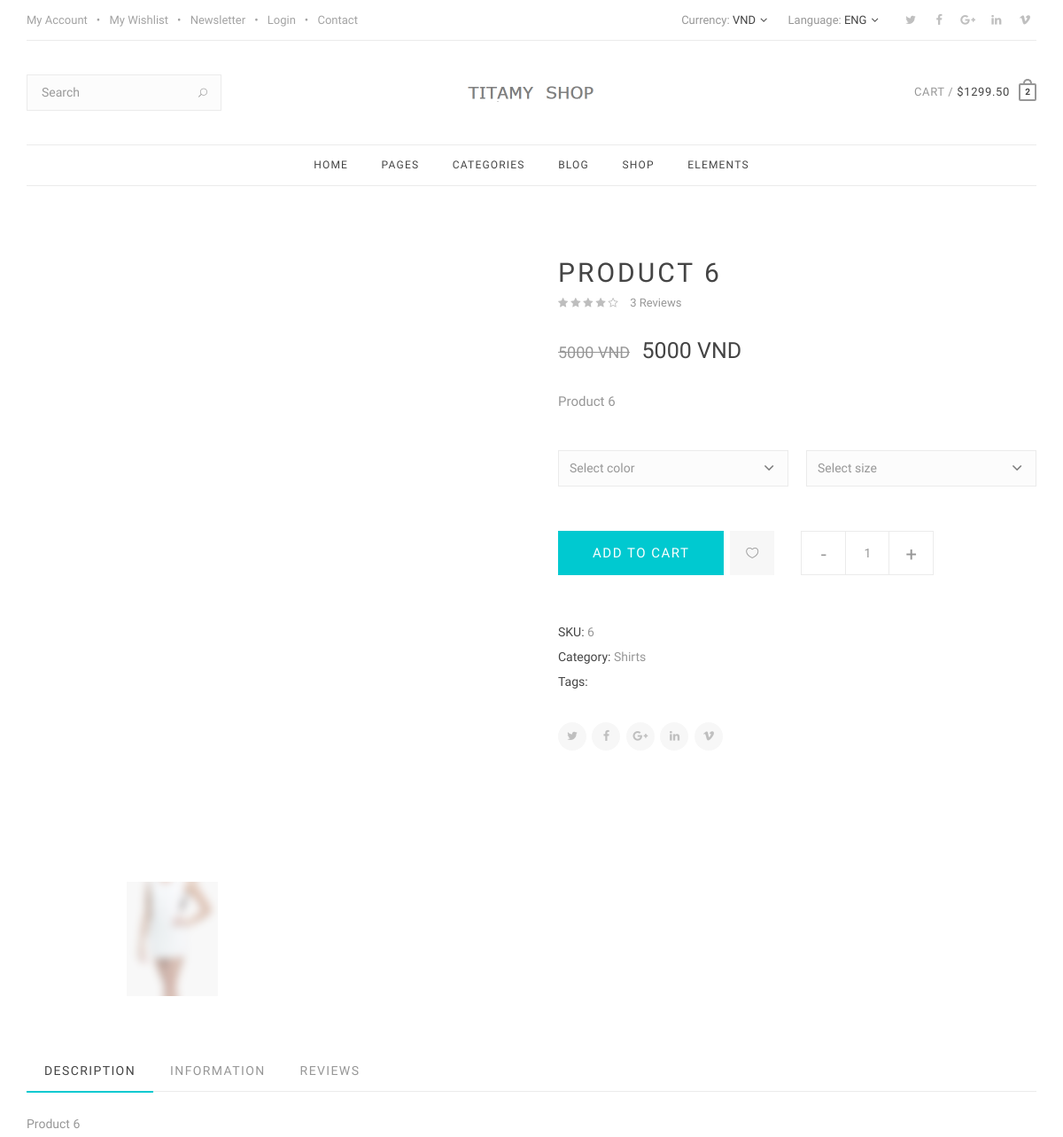
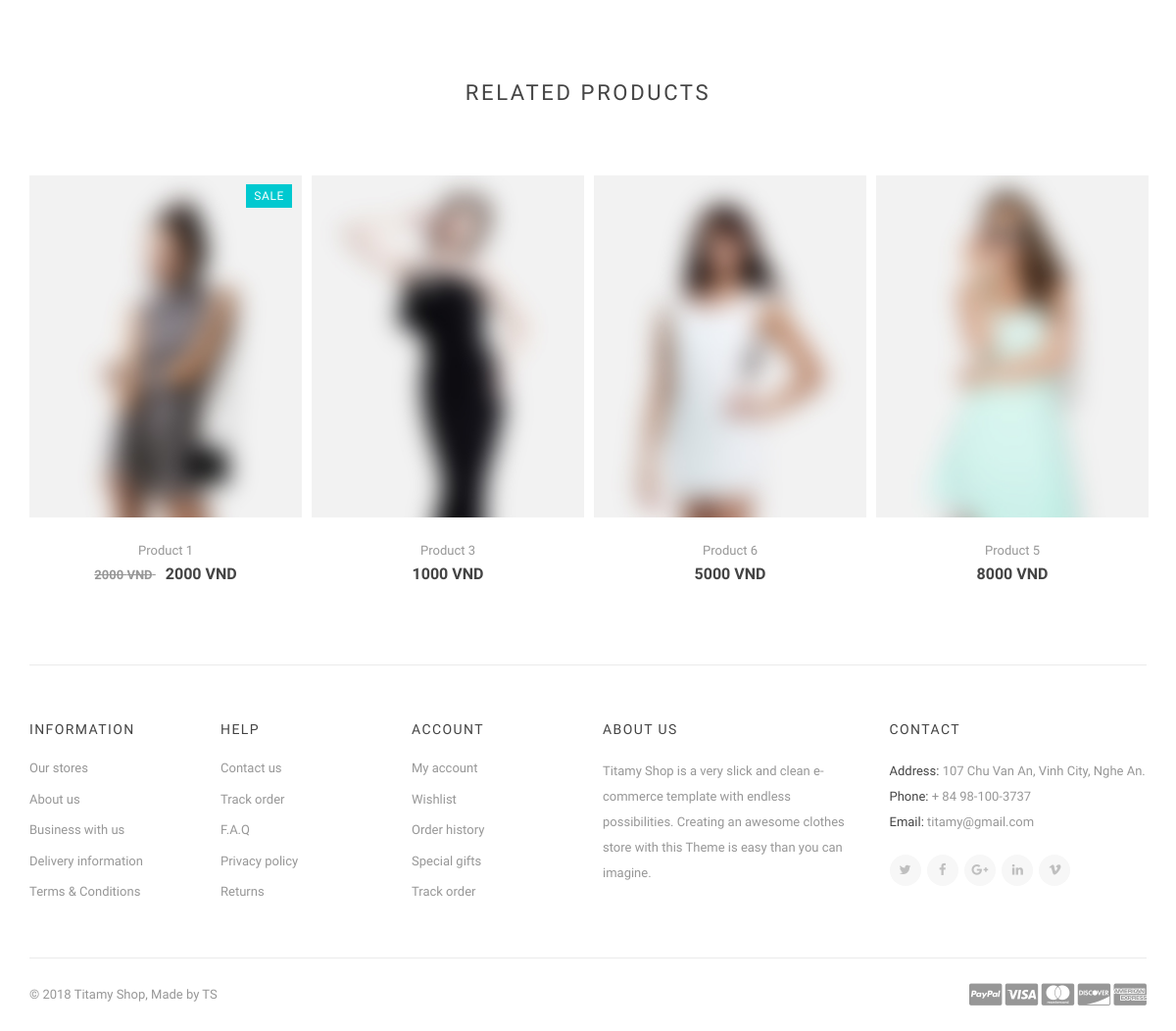
/productDetail/6/, run on the app's committed database (2 pictures, top to bottom).
### home/models.py (models this page shows, shortened)
class ProductImage(models.Model):
    product_image_id = models.AutoField(primary_key=1, auto_created=1, unique=1)
    product_id = models.ForeignKey(ProductDetail, on_delete=models.CASCADE)
    product_image = models.ImageField(null=True)

class ProductDetail(models.Model):
    product_id = models.AutoField(primary_key=1, auto_created=1, unique=1)
    cate_id = models.ForeignKey(Category, on_delete=models.CASCADE)
    product_detail_name = models.CharField(max_length=200)
    product_detail_description = models.TextField(null=True, default="-")
    product_detail_image = models.ImageField(null=True)
    product_detail_price = models.IntegerField(default=0)
    product_detail_discount = models.IntegerField(default=0, validators=[MaxValueValidator(100), MinValueValidator(0)])
    product_detail_quantity = models.IntegerField(default=0)
    product_detail_date = models.DateTimeField(auto_now_add=True)
    product_detail_saled = models.IntegerField(default=0)
    product_detail_favorited = models.IntegerField(default=0)
    product_detail_status = models.BooleanField(default=1)

class Category(models.Model):
    cate_id = models.AutoField(primary_key=1, auto_created=1)
    cate_parent_id = models.IntegerField()
    cate_name = models.CharField(max_length=50)
    cate_description = models.CharField(max_length=200)
    cate_imgage = models.ImageField(null=True)
    cate_status = models.BooleanField(default=1)
    def __str__(self):
        return self.cate_name

### home/views.py (the view)
# urls.py: path('productDetail/<int:id>/', views.productDetails, name='productDetail'),
def productDetails(request, id):
    cateParent = Category.objects.all()
    pro_detail = ProductDetail.objects.get(product_id=id)
    pro_img = ProductImage.objects.filter(product_id=id)
    product = Product.objects.filter(product_id=id)
    relatedProduct = ProductDetail.objects.filter(cate_id=pro_detail.cate_id).order_by('-product_detail_saled')[:8]
    productTag = TagMap.objects.filter(product_id=id)
    context = {
        'parents': cateParent,
        'proDetails': pro_detail,
        'products': product,
        'proImgs': pro_img,
        'relatedProducts': relatedProduct,
        'productTags': productTag,
    }
    return render(request, 'home/productDetail.html', context)

### templates/home/productDetail.html (shortened to what this page needs)
{% extends "home/base.html" %}
{% block content %}
    <section class="section-wrap single-product">
        <div class="container relative">
            <div class="row">
                <div class="col-sm-6 col-xs-12 mb-60">
                    <div class="flickity flickity-slider-wrap mfp-hover" id="gallery-main">
                        {% for productImage in proImgs %}
                            <div class="gallery-cell">
                                <a href="{{ productImage.product_image.url }}" class="lightbox-img">
                                    <i class="icon arrow_expand"></i>
                                </a>
                            </div>
                        {% endfor %}
                    </div>
                    <div class="gallery-thumbs">
                        {% for productImage in proImgs %}
                            <div class="gallery-cell">
                                <img src="{{ productImage.product_image.url }}" alt=""/>
                            </div>
                        {% endfor %}
                    </div>
                </div>
                <div class="col-sm-6 col-xs-12 product-description-wrap">
                    <h1 class="product-title">{{ proDetails.product_detail_name }}</h1>
                    <span class="rating">
              <a href="#">3 Reviews</a>
            </span>
                    <span class="price">
              <del>
                <span>{{ proDetails.product_detail_price }} VND</span>
              </del>
              <ins>
                <span class="ammount">{{ proDetails.product_detail_price }} VND</span>
              </ins>
            </span>
                    <p class="product-description">{{ proDetails.product_detail_description }}</p>
                    <div class="select-options">
                        <div class="row row-20">
                            <div class="col-sm-6">
                                <select class="color-select">
                                    <option value>Select color</option>
                                </select>
                            </div>
                            <div class="col-sm-6">
                                <select class="size-options">
                                    <option value>Select size</option>
                                </select>
                            </div>
                        </div>
                    </div>
                    <ul class="product-actions clearfix">
                        <li>
                            <a href="#" class="btn btn-color btn-lg add-to-cart left"><span>Add to Cart</span></a>
                        </li>
                        <li>
                            <div class="icon-add-to-wishlist left">
                                <a href="#"><i class="icon icon_heart_alt"></i></a>
                            </div>
                        </li>
                        <li>
                            <div class="quantity buttons_added">
                                <input type="button" value="-" class="minus"/><input type="number" step="1" min="0"
                                                                                     value="1" title="Qty"
                                                                                     class="input-text qty text"/><input
                                    type="button" value="+" class="plus"/>
                            </div>
                        </li>
                    </ul>
                    <div class="product_meta">
                        <span class="sku">SKU: <a href="#">{{ proDetails.product_id }}</a></span>
                        <span class="posted_in">Category: <a href='{% url 'catalog' proDetails.cate_id %}'>{{ proDetails.cate_id }}</a></span>
                        <span class="tagged_as">Tags:
                        </span>
                    </div>
                    <div class="socials-share clearfix">
                        <div class="social-icons rounded">
                            <a href="#"><i class="fa fa-twitter"></i></a>
                            <a href="#"><i class="fa fa-facebook"></i></a>
                            <a href="#"><i class="fa fa-google-plus"></i></a>
                            <a href="#"><i class="fa fa-linkedin"></i></a>
                            <a href="#"><i class="fa fa-vimeo"></i></a>
                        </div>
                    </div>
                </div>
            </div>
            <div class="row">
                <div class="col-md-12">
                    <div class="tabs tabs-bb">
                        <ul class="nav nav-tabs">
                            <li class="active">
                                <a href="#tab-description" data-toggle="tab">Description</a>
                            </li>
                            <li>
                                <a href="#tab-info" data-toggle="tab">Information</a>
                            </li>
                            <li>
                                <a href="#tab-reviews" data-toggle="tab">Reviews</a>
                            </li>
                        </ul>
                        <div class="tab-content">
                            <div class="tab-pane fade in active" id="tab-description">
                                <p>
                                    {{ proDetails.product_detail_description }}
                                </p>
                            </div>
                        </div>
                    </div>
                </div>
            </div>
        </div>
    </section>
    <section class="section-wrap related-products pt-0">
        <div class="container">
            <div class="row heading-row">
                <div class="col-md-12 text-center">
                    <h2 class="heading uppercase">
                        <small>Related Products</small>
                    </h2>
                </div>
            </div>
            <div class="row row-10">
                <div id="owl-related-products" class="owl-carousel owl-theme nopadding">
                    {% for relatedProduct in relatedProducts %}
                        <div class="product-item">
                        <div class="product-img">
                            <a href='{% url 'productDetail' relatedProduct.product_id %}'>
                                <img src="{{ relatedProduct.product_detail_image.url }}" alt="">
                            </a>
                            {% if relatedProduct.product_detail_discount > 0 %}
                                <div class="product-label">
                                    <span class="sale">sale</span>
                                </div>
                            {% endif %}
                        </div>
                        <div class="product-details">
                        <h3>
                            <a class="product-title" href='{% url 'productDetail' relatedProduct.product_id %}'>{{ relatedProduct.product_detail_name }}</a>
                        </h3>
                        <span class="price">
                            {% if relatedProduct.product_detail_discount > 0 %}
                                <del>
                                    <span id="originPrice">{{ relatedProduct.product_detail_price }} VND</span>
                                </del>
                                <ins>
                                    <span class="ammount">{{ relatedProduct.product_detail_price }} VND</span>
                                </ins>
                            {% else %}
                                <ins>
                                    <span class="ammount">{{ relatedProduct.product_detail_price }} VND</span>
                                </ins>
                            {% endif %}
                        </span>
                        </div>
                    </div>
                    {% endfor %}
                </div>
            </div>
        </div>
    </section>
{% endblock %}

### home/static/css/sliders.css (style rules this page uses)
.owl-carousel,.owl-carousel .owl-wrapper { display:none;position:relative }
.owl-carousel { width:100%;-ms-touch-action:pan-y }
.flickity-enabled { position:relative }
.flickity-enabled.is-draggable { -webkit-tap-highlight-color:transparent;tap-highlight-color:transparent;-webkit-user-select:none;-moz-user-select:none;-ms-user-select:none;user-select:none }

### data on the page
ProductImage: product_image (picture)
ProductDetail: product_detail_name "PRODUCT 6", product_detail_price "5000", product_detail_description "Product 6", product_id "6", cate_id "Shirts", product_detail_image (picture), product_detail_name "Product 6"
ProductDetail: product_detail_image (picture), product_detail_name "Product 1", product_detail_price "2000"
ProductDetail: product_detail_image (picture), product_detail_name "Product 3", product_detail_price "1000"
ProductDetail: product_detail_image (picture), product_detail_name "Product 5", product_detail_price "8000"
